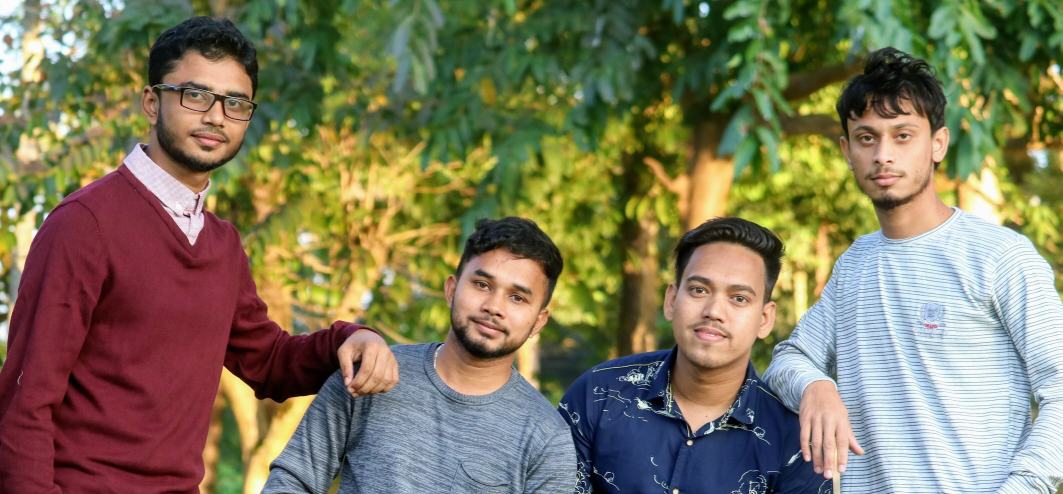
#> input picture sample.jpg, 3187 x 1482 px, given in place of the camera (shown at 1/3 size)
$ python Face_DataBase.py
#> lines starting #> are read from the running program, lines starting #| are printed output that depends on the picture
# The following code captures the series of images from the video segment and inserts them into a database
import cv2
import os
dataset = "output"
name = "champ"
path = os.path.join(dataset, name)
if not os.path.isdir(path):
    os.mkdir(path)
(width, height) = (130, 100)
alg = "haarcascade_frontalface_default.xml"
haar_cascade = cv2.CascadeClassifier(alg)
cam = cv2.VideoCapture(0)
# capture 30 images
count = 1
while count < 31:
    print(count)
    _, img = cam.read()
#> img is the input picture: shape (1482, 3187, 3); mean B, G, R 91.5, 119.7, 125.6
    grayImg = cv2.cvtColor(img,  cv2.COLOR_BGR2GRAY)
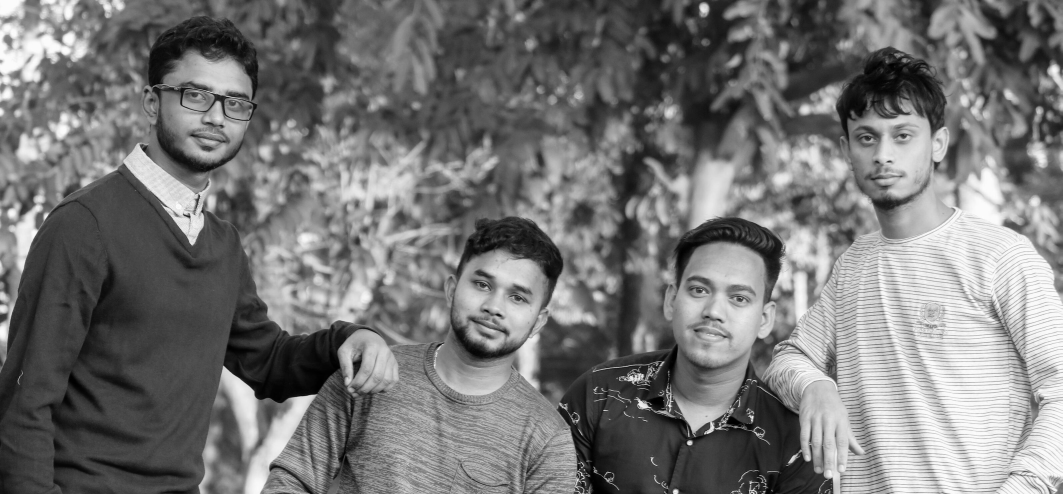
#> grayImg: shape (1482, 3187) (shown at 1/3 size); min 0, max 255, mean 118.3
    face = haar_cascade.detectMultiScale(grayImg, 1.3, 4)
#> face = [[2817, 53, 216, 216], [2738, 43, 238, 238], [461, 171, 348, 348], [2500, 293, 313, 313], [1986, 753, 334, 334], [1318, 738, 356, 356]]
    for (x, y, w, h) in face:
        cv2.rectangle(img, (x, y), (x+w, y+h), (0, 255, 0), 2)
        faceOnly = grayImg[y:y+h, x:x+w]
        resizeImg = cv2.resize(faceOnly, (width, height))
        cv2.imwrite("%s/%s.jpg" % (path, count), faceOnly)
        count = count+1
#> this loop made 6 passes
#> pass 1, `faceOnly = grayImg[y:y+h, x:x+w]`:
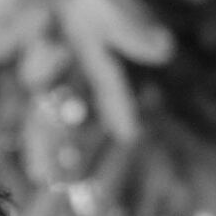
#> faceOnly: shape (216, 216); min 13, max 210, mean 104.9
#> pass 1, `resizeImg = cv2.resize(faceOnly, (width, height))`:
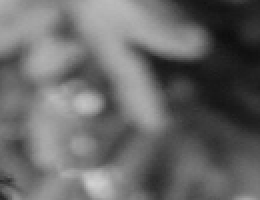
#> resizeImg: shape (100, 130) (shown 2 times larger); min 13, max 209, mean 104.7
#> pass 2, `faceOnly = grayImg[y:y+h, x:x+w]`:
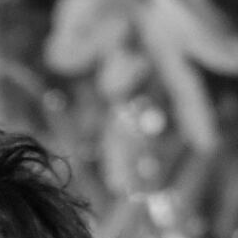
#> faceOnly: shape (238, 238); min 4, max 210, mean 106
#> pass 2, `resizeImg = cv2.resize(faceOnly, (width, height))`:
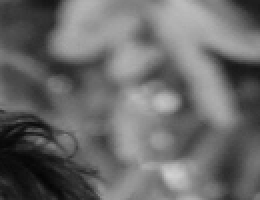
#> resizeImg: shape (100, 130) (shown 2 times larger); min 4, max 209, mean 105.9
#> after the loop:
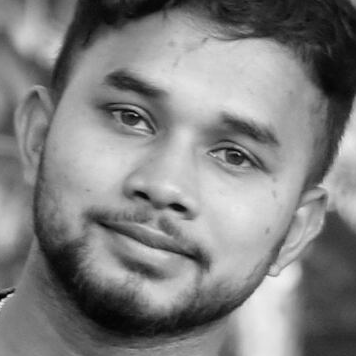
#> faceOnly: shape (356, 356); min 2, max 240, mean 128.6
#> after the loop, count = 7
    cv2.imshow("FaceDetection", img)
    key = cv2.waitKey(10)
#> (key Esc is pressed here)
    if key == 27:
        break
print('image captured sucess full')
cam.release()
